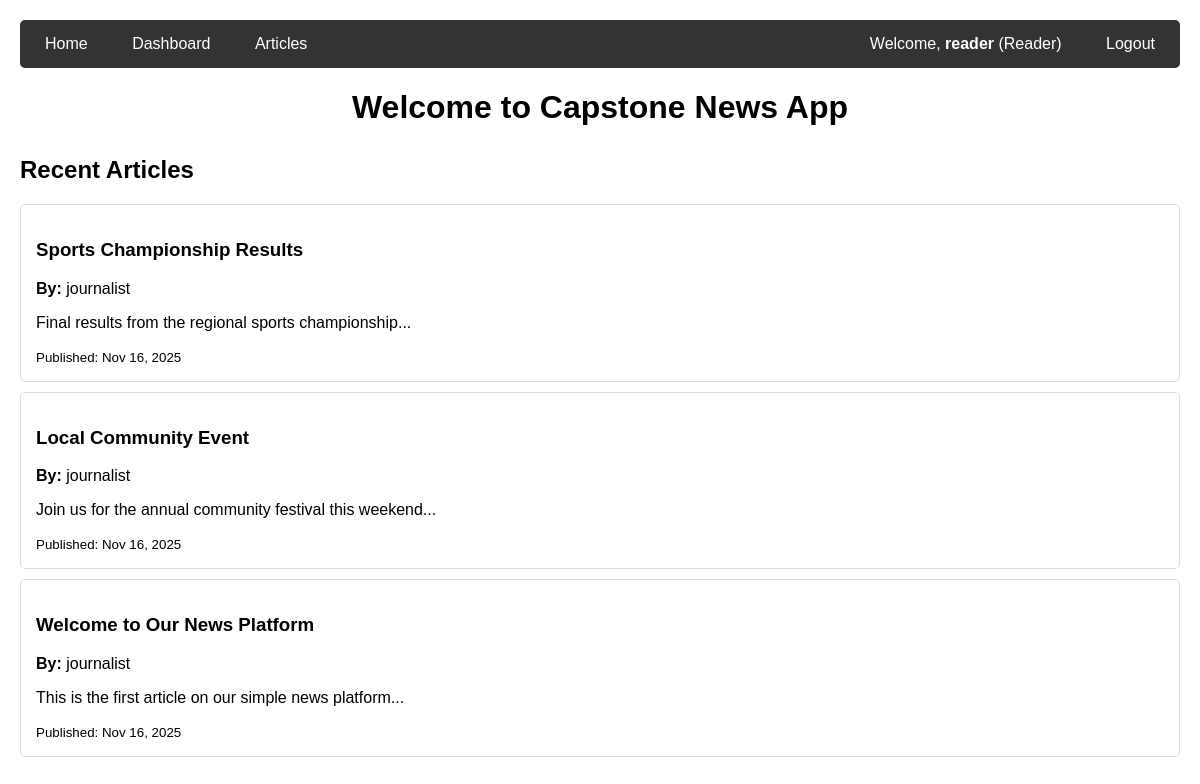
Screenshot of / (signed in) with the database file from the repository.
### news/models.py (models this page shows, shortened)
class UserProfile(models.Model):
    ROLE_CHOICES = [
        ('reader', 'Reader'),
        ('journalist', 'Journalist'),
        ('editor', 'Editor'),
    ]
    user = models.OneToOneField(User, on_delete=models.CASCADE)
    role = models.CharField(max_length=20, choices=ROLE_CHOICES, default='reader')
    subscribed_publishers = models.ManyToManyField(Publisher, blank=True)
    subscribed_journalists = models.ManyToManyField(User, blank=True, related_name='subscribers')

class Article(models.Model):
    title = models.CharField(max_length=200)
    content = models.TextField()
    author = models.ForeignKey(User, on_delete=models.CASCADE)
    publisher = models.ForeignKey(Publisher, on_delete=models.CASCADE, null=True, blank=True)
    created_at = models.DateTimeField(auto_now_add=True)
    is_approved = models.BooleanField(default=False)
    is_published = models.BooleanField(default=False)

### news/views.py (the view)
# urls.py: path('', news_views.home, name='home'),
def home(request):
    recent_articles = Article.objects.filter(is_published=True).order_by('-created_at')[:5]
    return render(request, 'home.html', {'articles': recent_articles})

### news_app/templates/home.html (shortened to what this page needs)
{% extends 'base.html' %} {% block content %}
<div style="text-align: center; margin-bottom: 30px">
  <h1>Welcome to Capstone News App</h1>
</div>
<h2>Recent Articles</h2>
{% for article in articles %}
<div class="article">
  <h3>{{ article.title }}</h3>
  <p><strong>By:</strong> {{ article.author.username }}</p>
  <p>{{ article.content|truncatewords:30 }}</p>
  <small>Published: {{ article.created_at|date:"M d, Y" }}</small>
</div>
{% endfor %} {% endblock %}

### news_app/templates/base.html (shortened to what this page needs)
<!DOCTYPE html>
<html>
  <head>
  </head>
  <body>
    <div class="navbar">
      <div class="nav-left">
        <a href="{% url 'home' %}">Home</a>
        {% if user.is_authenticated %}
        <a href="{% url 'dashboard' %}">Dashboard</a>
        <a href="{% url 'articles' %}">Articles</a>
        {% endif %}
      </div>
      <div class="nav-right">
        {% if user.is_authenticated %}
        <span class="user-info">
          Welcome, <strong>{{ user.username }}</strong>
          ({{ user.userprofile.role|title }})
        </span>
        <a href="{% url 'logout' %}">Logout</a>
        {% else %}
        <a href="{% url 'login' %}">Login</a>
        {% endif %}
      </div>
    </div>
     {% block content %} {% endblock %}
  </body>
</html>

### news_app/templates/base.html (style rules this page uses)
body { font-family: Arial, sans-serif; margin: 0; padding: 20px; }
.navbar { background: #333; padding: 15px; margin-bottom: 20px; border-radius: 5px; display: flex; justify-content: space-between; align-items: center; }
.nav-left a { color: white; text-decoration: none; margin-right: 20px; padding: 5px 10px; }
.nav-right { color: white; }
.nav-right a { color: white; text-decoration: none; margin-left: 15px; padding: 5px 10px; }
.article { border: 1px solid #ddd; padding: 15px; margin: 10px 0; border-radius: 5px; }
.user-info { margin-right: 15px; }

### rows the page displays
Article: title "Sports Championship Results", author.username "journalist", content "Final results from the regional sports championship...", created_at "Nov 16, 2025"
Article: title "Local Community Event", author.username "journalist", content "Join us for the annual community festival this weekend...", created_at "Nov 16, 2025"
Article: title "Welcome to Our News Platform", author.username "journalist", content "This is the first article on our simple news platform...", created_at "Nov 16, 2025"

### other values shown
{{ user.username }} "reader"
{{ user.userprofile.role|title }} "Reader"
